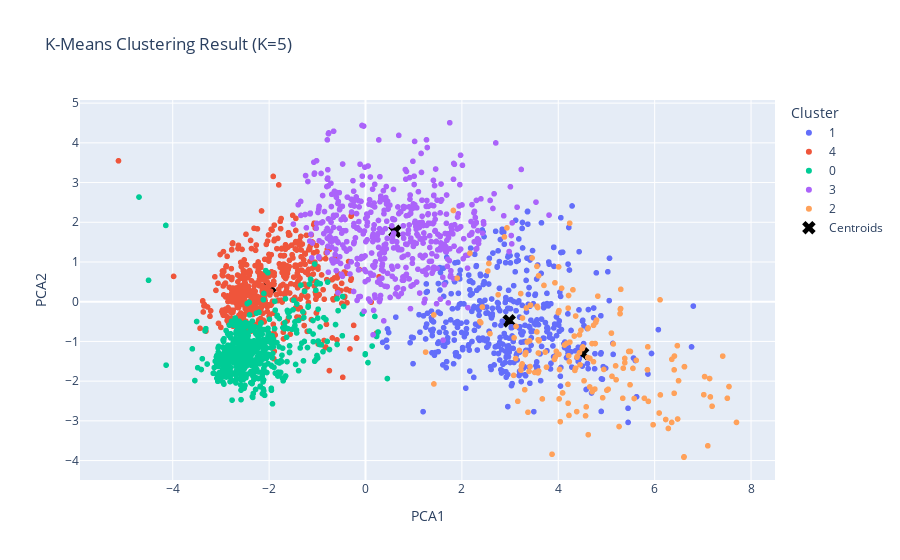

The cell this chart's notebook holds for it:
### Markdown cell above
#### ✏️ 연습문제 1
K-Means 모델을 `n_clusters=5`로 설정하여 학습시킨 후, 최종 이너셔(inertia) 값을 출력하고, PCA를 이용해 군집화 결과를 시각화해보세요.

### Code cell
# 연습문제 1 코드
kmeans_5 = KMeans(n_clusters=5, random_state=42, n_init='auto')
cluster_labels_5 = kmeans_5.fit_predict(X_processed)
print(f"K=5일 때의 이너셔 값: {kmeans_5.inertia_:.2f}")

# 시각화를 위한 데이터프레임 생성
df_pca_5 = pd.DataFrame(X_pca, columns=['PCA1', 'PCA2'])
df_pca_5['Cluster'] = cluster_labels_5.astype(str)

# 군집 중심점도 동일하게 PCA 변환
centroids_pca_5 = pca.transform(kmeans_5.cluster_centers_)

fig = px.scatter(df_pca_5, x='PCA1', y='PCA2', color='Cluster', title='K-Means Clustering Result (K=5)')
fig.add_trace(go.Scatter(x=centroids_pca_5[:, 0], y=centroids_pca_5[:, 1], mode='markers', marker_symbol='x', marker_color='black', marker_size=12, name='Centroids'))
fig.show()

### Figure 1 — Plotly figure (JSON) as saved in the notebook; plotly's stock layout.template omitted (floating-point values rounded to 4 significant figures; data arrays with more than 128 entries replaced by an {"elided": "..."} marker saying what was removed)
{"data": [{"hovertemplate": "Cluster=1<br>PCA1=%{x}<br>PCA2=%{y}<extra></extra>", "legendgroup": "1", "marker": {"color": "#636efa", "symbol": "circle"}, "mode": "markers", "name": "1", "showlegend": true, "type": "scattergl", "x": {"elided": "442 float values"}, "xaxis": "x", "y": {"elided": "442 float values"}, "yaxis": "y"}, {"hovertemplate": "Cluster=4<br>PCA1=%{x}<br>PCA2=%{y}<extra></extra>", "legendgroup": "4", "marker": {"color": "#EF553B", "symbol": "circle"}, "mode": "markers", "name": "4", "showlegend": true, "type": "scattergl", "x": {"elided": "544 float values"}, "xaxis": "x", "y": {"elided": "544 float values"}, "yaxis": "y"}, {"hovertemplate": "Cluster=0<br>PCA1=%{x}<br>PCA2=%{y}<extra></extra>", "legendgroup": "0", "marker": {"color": "#00cc96", "symbol": "circle"}, "mode": "markers", "name": "0", "showlegend": true, "type": "scattergl", "x": {"elided": "570 float values"}, "xaxis": "x", "y": {"elided": "570 float values"}, "yaxis": "y"}, {"hovertemplate": "Cluster=3<br>PCA1=%{x}<br>PCA2=%{y}<extra></extra>", "legendgroup": "3", "marker": {"color": "#ab63fa", "symbol": "circle"}, "mode": "markers", "name": "3", "showlegend": true, "type": "scattergl", "x": {"elided": "516 float values"}, "xaxis": "x", "y": {"elided": "516 float values"}, "yaxis": "y"}, {"hovertemplate": "Cluster=2<br>PCA1=%{x}<br>PCA2=%{y}<extra></extra>", "legendgroup": "2", "marker": {"color": "#FFA15A", "symbol": "circle"}, "mode": "markers", "name": "2", "showlegend": true, "type": "scattergl", "x": {"elided": "168 float values"}, "xaxis": "x", "y": {"elided": "168 float values"}, "yaxis": "y"}, {"marker": {"color": "black", "size": 12, "symbol": "x"}, "mode": "markers", "name": "Centroids", "type": "scatter", "x": [-2.3, 2.981, 4.505, 0.6113, -1.983], "y": [-1.205, -0.4821, -1.309, 1.774, 0.376]}], "layout": {"legend": {"title": {"text": "Cluster"}, "tracegroupgap": 0}, "title": {"text": "K-Means Clustering Result (K=5)"}, "xaxis": {"anchor": "y", "domain": [0, 1], "title": {"text": "PCA1"}}, "yaxis": {"anchor": "x", "domain": [0, 1], "title": {"text": "PCA2"}}}}
